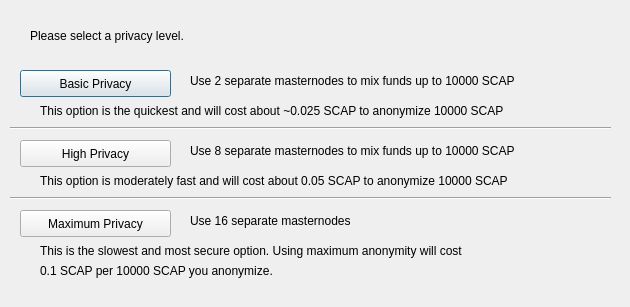
<?xml version="1.0" encoding="UTF-8"?>
<ui version="4.0">
 <class>PrivatesendConfig</class>
 <widget class="QDialog" name="PrivatesendConfig">
  <property name="geometry">
   <rect>
    <x>0</x>
    <y>0</y>
    <width>630</width>
    <height>307</height>
   </rect>
  </property>
  <property name="windowTitle">
   <string>Configure Privatesend</string>
  </property>
  <widget class="QPushButton" name="buttonBasic">
   <property name="geometry">
    <rect>
     <x>20</x>
     <y>70</y>
     <width>151</width>
     <height>27</height>
    </rect>
   </property>
   <property name="text">
    <string>Basic Privacy</string>
   </property>
  </widget>
  <widget class="QPushButton" name="buttonHigh">
   <property name="geometry">
    <rect>
     <x>20</x>
     <y>140</y>
     <width>151</width>
     <height>27</height>
    </rect>
   </property>
   <property name="text">
    <string>High Privacy</string>
   </property>
  </widget>
  <widget class="QPushButton" name="buttonMax">
   <property name="geometry">
    <rect>
     <x>20</x>
     <y>210</y>
     <width>151</width>
     <height>27</height>
    </rect>
   </property>
   <property name="text">
    <string>Maximum Privacy</string>
   </property>
  </widget>
  <widget class="QLabel" name="label">
   <property name="geometry">
    <rect>
     <x>30</x>
     <y>20</y>
     <width>571</width>
     <height>31</height>
    </rect>
   </property>
   <property name="text">
    <string>Please select a privacy level.</string>
   </property>
  </widget>
  <widget class="QLabel" name="label_2">
   <property name="geometry">
    <rect>
     <x>190</x>
     <y>70</y>
     <width>421</width>
     <height>21</height>
    </rect>
   </property>
   <property name="text">
    <string>Use 2 separate masternodes to mix funds up to 10000 SCAP</string>
   </property>
  </widget>
  <widget class="QLabel" name="label_3">
   <property name="geometry">
    <rect>
     <x>190</x>
     <y>140</y>
     <width>411</width>
     <height>21</height>
    </rect>
   </property>
   <property name="text">
    <string>Use 8 separate masternodes to mix funds up to 10000 SCAP</string>
   </property>
  </widget>
  <widget class="QLabel" name="label_4">
   <property name="geometry">
    <rect>
     <x>190</x>
     <y>210</y>
     <width>421</width>
     <height>21</height>
    </rect>
   </property>
   <property name="text">
    <string>Use 16 separate masternodes</string>
   </property>
  </widget>
  <widget class="QLabel" name="label_6">
   <property name="geometry">
    <rect>
     <x>40</x>
     <y>100</y>
     <width>561</width>
     <height>21</height>
    </rect>
   </property>
   <property name="text">
    <string>This option is the quickest and will cost about ~0.025 SCAP to anonymize 10000 SCAP</string>
   </property>
  </widget>
  <widget class="QLabel" name="label_7">
   <property name="geometry">
    <rect>
     <x>40</x>
     <y>170</y>
     <width>561</width>
     <height>21</height>
    </rect>
   </property>
   <property name="text">
    <string>This option is moderately fast and will cost about 0.05 SCAP to anonymize 10000 SCAP</string>
   </property>
  </widget>
  <widget class="QLabel" name="label_8">
   <property name="geometry">
    <rect>
     <x>40</x>
     <y>240</y>
     <width>561</width>
     <height>21</height>
    </rect>
   </property>
   <property name="text">
    <string>This is the slowest and most secure option. Using maximum anonymity will cost</string>
   </property>
  </widget>
  <widget class="QLabel" name="label_9">
   <property name="geometry">
    <rect>
     <x>40</x>
     <y>260</y>
     <width>561</width>
     <height>21</height>
    </rect>
   </property>
   <property name="text">
    <string>0.1 SCAP per 10000 SCAP you anonymize.</string>
   </property>
  </widget>
  <widget class="Line" name="line">
   <property name="geometry">
    <rect>
     <x>10</x>
     <y>120</y>
     <width>601</width>
     <height>16</height>
    </rect>
   </property>
   <property name="orientation">
    <enum>Qt::Horizontal</enum>
   </property>
  </widget>
  <widget class="Line" name="line_2">
   <property name="geometry">
    <rect>
     <x>10</x>
     <y>190</y>
     <width>601</width>
     <height>16</height>
    </rect>
   </property>
   <property name="orientation">
    <enum>Qt::Horizontal</enum>
   </property>
  </widget>
 </widget>
 <resources/>
 <connections/>
</ui>
